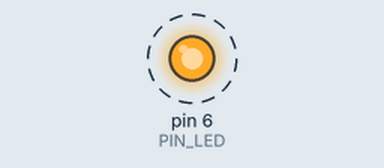
Simulated run of this sketch. Board: Arduino Uno, built with avr-gcc and run on an emulated ATmega328P. On the bench: output pins drawn as LEDs (lit = HIGH). Dashed ring = blinking.

Above: at 0.2 s.
Timing chart, 0 to 3.0 s (numbered marks = the images above):
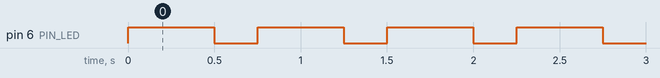

The sketch:

OneBlinkingLED.ino
```cpp
const int PIN_LED = 6;

void setup() {
  pinMode(PIN_LED, OUTPUT);
}

void loop() {
  digitalWrite(PIN_LED, HIGH);
  delay(500);
  digitalWrite(PIN_LED, LOW);
  delay(250);
}
```

Measured:
- by itself, pin 6 (PIN_LED): alternates HIGH for 0.50 s and LOW for 0.25 s
